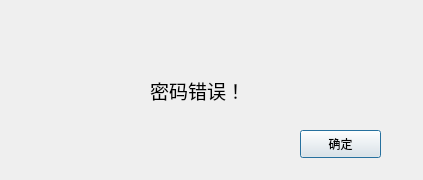
<?xml version="1.0" encoding="UTF-8"?>
<ui version="4.0">
 <class>Dialog_PasswordError</class>
 <widget class="QDialog" name="Dialog_PasswordError">
  <property name="geometry">
   <rect>
    <x>0</x>
    <y>0</y>
    <width>423</width>
    <height>180</height>
   </rect>
  </property>
  <property name="windowTitle">
   <string>Dialog</string>
  </property>
  <widget class="QLabel" name="label">
   <property name="geometry">
    <rect>
     <x>150</x>
     <y>70</y>
     <width>141</width>
     <height>41</height>
    </rect>
   </property>
   <property name="font">
    <font>
     <pointsize>14</pointsize>
    </font>
   </property>
   <property name="text">
    <string>密码错误！</string>
   </property>
  </widget>
  <widget class="QPushButton" name="pushButton">
   <property name="geometry">
    <rect>
     <x>300</x>
     <y>130</y>
     <width>81</width>
     <height>28</height>
    </rect>
   </property>
   <property name="text">
    <string>确定</string>
   </property>
  </widget>
 </widget>
 <resources/>
 <connections/>
</ui>
